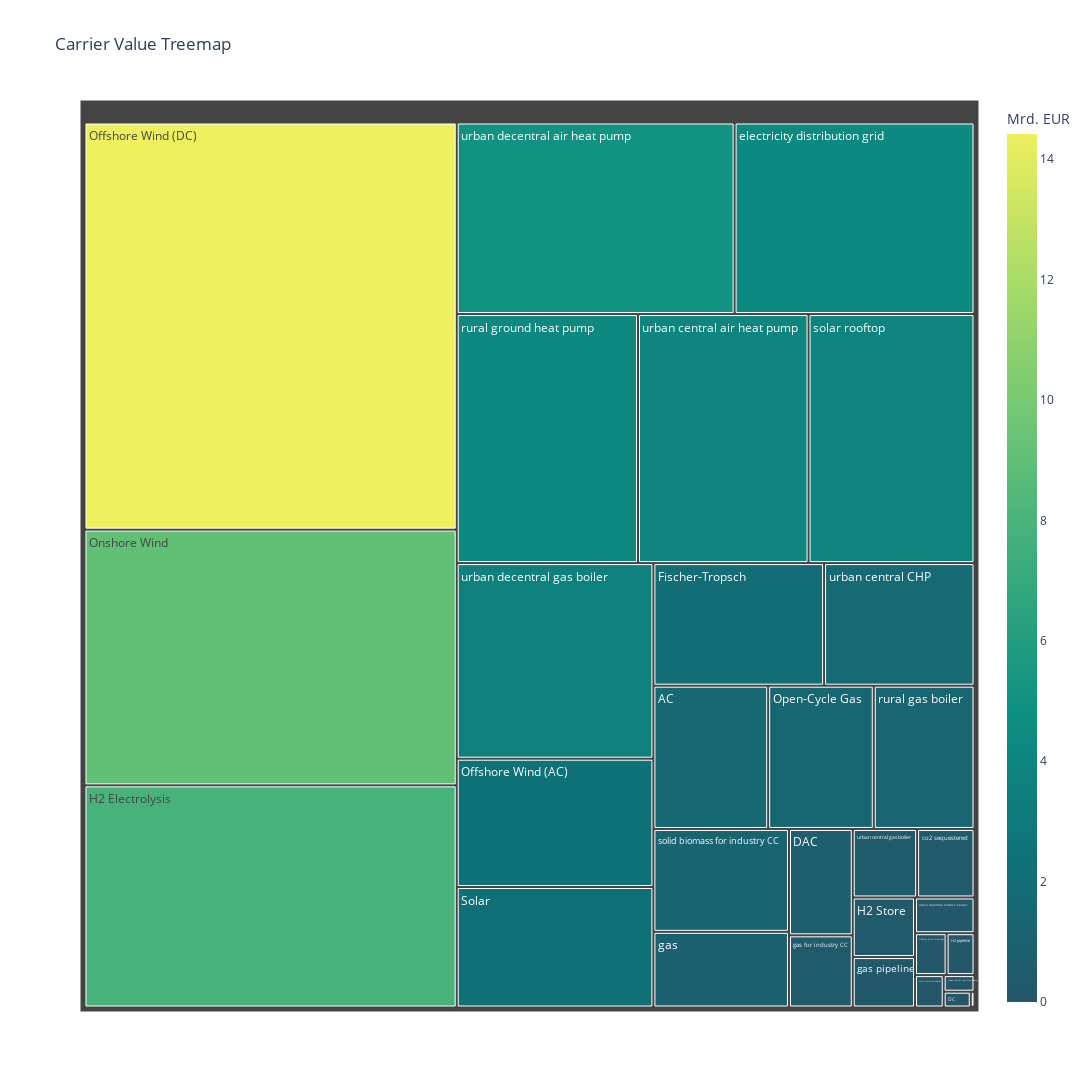

This figure's notebook cell:
### Code cell
import myUtils as utils
import plotly.express as px
import importlib
importlib.reload(utils)

s = nBase.statistics.capex(groupby=["carrier","de_grouper"]).groupby('carrier').sum() / 1e9
# print(s.sum())
# df = s.to_frame('value')

# print(df)
# # print(utils.dataframe_to_table(df))

# s.rename(index={
#   "AC": "AC<br>Leitung",
#   "DAC": "DAC",
#   "DC": "DC<br>Leitung",
#   "Fischer-Tropsch": "Fischer<br>Tropsch",
#   "H2 Electrolysis": "H2<br>Elektrolyse",
#   "H2 Store": "H2<br>Speicher",
#   "H2 pipeline": "H2<br>Pipeline",
#   "Offshore Wind (AC)": "Offshore-<br>Wind (AC)",
#   "Offshore Wind (DC)": "Offshore-Wind (DC)",
#   "Offshore Wind (Floating)": "Schwimmende<br>Offshore-Windkraft",
#   "Onshore Wind": "Onshore-Wind",
#   "Open-Cycle Gas": "OCGT",
#   "SMR": "Dampfreformierung",
#   "SMR CC": "Dampfreformierung mit Kohlendioxidgewinnung",
#   "Sabatier": "Sabatier-Prozess",
#   "Solar": "Solar",
#   "co2 sequestered": "CO2 <br>Abs-<br>cheid",
#   "co2 stored": "CO2 <br>gespeichert",
#   "electricity distribution grid": "Stromverteilungs<br>netz",
#   "gas": "Gas",
#   "gas for industry CC": "Gas <br>Industrie",
#   "gas pipeline": "Gaspipeline",
#   "gas pipeline new": "Neue Gaspipeline",
#   "methanolisation": "Methanolisierung",
#   "rural air heat pump": "Ländliche<br>Luftwärmepumpe",
#   "rural gas boiler": "Ländlicher<br>Gaskessel",
#   "rural ground heat pump": "Ländliche<br>Erdwärmepumpe",
#   "rural resistive heater": "Ländlicher Widerstandsheizgerät",
#   "rural solar thermal": "Ländliche Solarthermie",
#   "solar rooftop": "Solar auf dem Dach",
#   "solar-hsat": "Solar-HSAT",
#   "solid biomass for industry CC": " Biomasse für <br>die Industrie",
#   "urban central CHP": "Zentrales CHP",
#   "urban central CHP CC": "Zentrales CHP mit CC",
#   "urban central air heat pump": "Zentrale<br>Luftwärmepumpe<br>für Städte",
#   "urban central gas boiler": "Zentraler Gaskessel für Städte",
#   "urban central resistive heater": "Zentraler Widerstandsheizgerät<br>fürStädte",
#   "urban central solar thermal": "Zentrale Solarthermie<br>für Städte",
#   "urban decentral air heat pump": "Dezentrale<br>Luftwärmepumpe<br>für Städte",
#   "urban decentral gas boiler": "Dezentraler<br>Gaskessel<br>für Städte",
#   "urban decentral resistive heater": "Dezentraler<br>Widerstandsheizgerät für<br>Städte",
#   "urban decentral solar thermal": "Dezentrale<br>Solarthermie für<br>Städte"
# }
# , inplace=True)


df = s.reset_index()


df.columns = ['carrier', 'Mrd. EUR']


fig = px.treemap(df, path=['carrier'], values='Mrd. EUR', title='Carrier Value Treemap'
                 , color="Mrd. EUR"
                #  , pathbar_textfont_size=15

                 ,color_continuous_scale=px.colors.sequential.Aggrnyl )

fig.update_layout(
    # uniformtext=dict(minsize=20, mode="show"),

    width=1600,  # 设置图表宽度
    height=1200, # 设置图表高度
    # paper_bgcolor= 'white',
    # plot_bgcolor = 'white',
)
# 显示图形
fig.show()

print(list(s.index))

### Figure 1 — Plotly figure (JSON) as saved in the notebook; plotly's stock layout.template omitted (floating-point values rounded to 4 significant figures)
{"data": [{"branchvalues": "total", "customdata": [[1.564], [0.6457], [0.0407], [1.99], [7.865], [0.3528], [0.1112], [2.401], [14.42], [0.126], [9.054], [1.439], [2.725e-06], [2.821e-06], [0.0001744], [2.254], [0.3738], [0.005357], [4.371], [0.9757], [0.4379], [0.2987], [4.361e-06], [1.189e-05], [8.16e-06], [1.373], [4.294], [0.08844], [1.285e-06], [3.931], [1.194e-05], [1.326], [1.754], [6.117e-06], [4.041], [0.4196], [0.04863], [1.51e-06], [5.064], [3.66], [0.2023], [1.445e-06]], "domain": {"x": [0, 1], "y": [0, 1]}, "hovertemplate": "labels=%{label}<br>Mrd. EUR_sum=%{value}<br>parent=%{parent}<br>id=%{id}<br>Mrd. EUR=%{color}<extra></extra>", "ids": ["AC", "DAC", "DC", "Fischer-Tropsch", "H2 Electrolysis", "H2 Store", "H2 pipeline", "Offshore Wind (AC)", "Offshore Wind (DC)", "Offshore Wind (Floating)", "Onshore Wind", "Open-Cycle Gas", "SMR", "SMR CC", "Sabatier", "Solar", "co2 sequestered", "co2 stored", "electricity distribution grid", "gas", "gas for industry CC", "gas pipeline", "gas pipeline new", "methanolisation", "rural air heat pump", "rural gas boiler", "rural ground heat pump", "rural resistive heater", "rural solar thermal", "solar rooftop", "solar-hsat", "solid biomass for industry CC", "urban central CHP", "urban central CHP CC", "urban central air heat pump", "urban central gas boiler", "urban central resistive heater", "urban central solar thermal", "urban decentral air heat pump", "urban decentral gas boiler", "urban decentral resistive heater", "urban decentral solar thermal"], "labels": ["AC", "DAC", "DC", "Fischer-Tropsch", "H2 Electrolysis", "H2 Store", "H2 pipeline", "Offshore Wind (AC)", "Offshore Wind (DC)", "Offshore Wind (Floating)", "Onshore Wind", "Open-Cycle Gas", "SMR", "SMR CC", "Sabatier", "Solar", "co2 sequestered", "co2 stored", "electricity distribution grid", "gas", "gas for industry CC", "gas pipeline", "gas pipeline new", "methanolisation", "rural air heat pump", "rural gas boiler", "rural ground heat pump", "rural resistive heater", "rural solar thermal", "solar rooftop", "solar-hsat", "solid biomass for industry CC", "urban central CHP", "urban central CHP CC", "urban central air heat pump", "urban central gas boiler", "urban central resistive heater", "urban central solar thermal", "urban decentral air heat pump", "urban decentral gas boiler", "urban decentral resistive heater", "urban decentral solar thermal"], "marker": {"coloraxis": "coloraxis", "colors": [1.564, 0.6457, 0.0407, 1.99, 7.865, 0.3528, 0.1112, 2.401, 14.42, 0.126, 9.054, 1.439, 2.725e-06, 2.821e-06, 0.0001744, 2.254, 0.3738, 0.005357, 4.371, 0.9757, 0.4379, 0.2987, 4.361e-06, 1.189e-05, 8.16e-06, 1.373, 4.294, 0.08844, 1.285e-06, 3.931, 1.194e-05, 1.326, 1.754, 6.117e-06, 4.041, 0.4196, 0.04863, 1.51e-06, 5.064, 3.66, 0.2023, 1.445e-06]}, "name": "", "parents": ["", "", "", "", "", "", "", "", "", "", "", "", "", "", "", "", "", "", "", "", "", "", "", "", "", "", "", "", "", "", "", "", "", "", "", "", "", "", "", "", "", ""], "type": "treemap", "values": [1.564, 0.6457, 0.0407, 1.99, 7.865, 0.3528, 0.1112, 2.401, 14.42, 0.126, 9.054, 1.439, 2.725e-06, 2.821e-06, 0.0001744, 2.254, 0.3738, 0.005357, 4.371, 0.9757, 0.4379, 0.2987, 4.361e-06, 1.189e-05, 8.16e-06, 1.373, 4.294, 0.08844, 1.285e-06, 3.931, 1.194e-05, 1.326, 1.754, 6.117e-06, 4.041, 0.4196, 0.04863, 1.51e-06, 5.064, 3.66, 0.2023, 1.445e-06]}], "layout": {"coloraxis": {"colorbar": {"title": {"text": "Mrd. EUR"}}, "colorscale": [[0, "rgb(36, 86, 104)"], [0.1667, "rgb(15, 114, 121)"], [0.3333, "rgb(13, 143, 129)"], [0.5, "rgb(57, 171, 126)"], [0.6667, "rgb(110, 197, 116)"], [0.8333, "rgb(169, 220, 103)"], [1, "rgb(237, 239, 93)"]]}, "height": 1200, "legend": {"tracegroupgap": 0}, "title": {"text": "Carrier Value Treemap"}, "width": 1600}}
